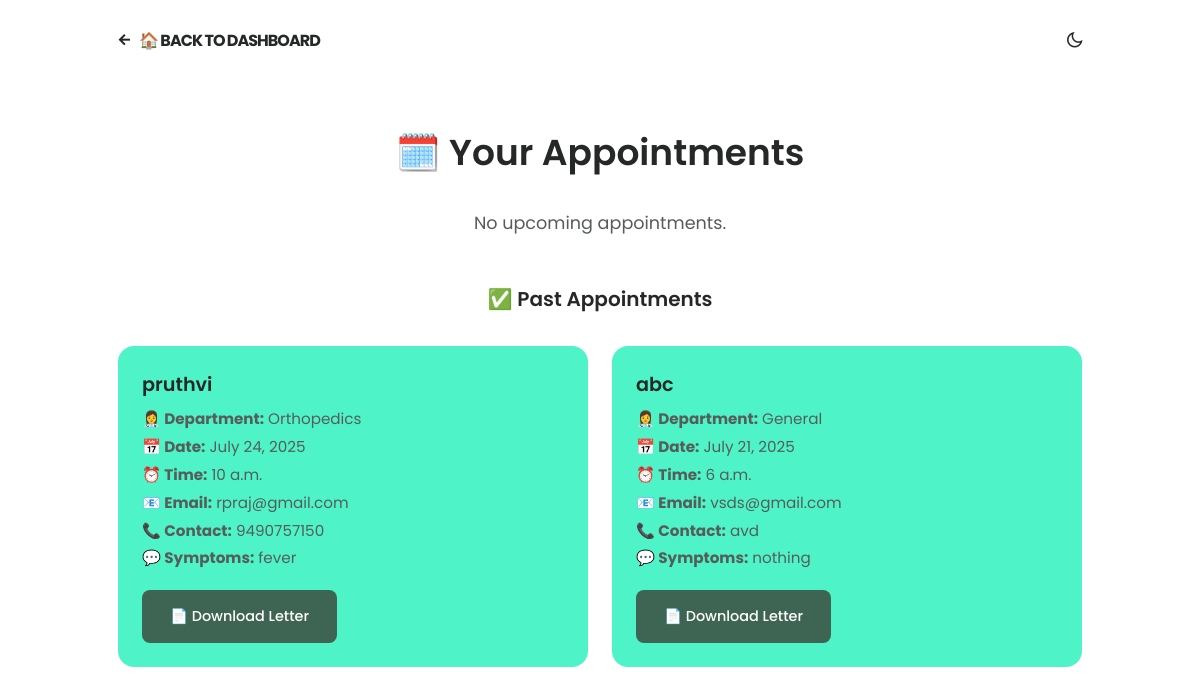
Screenshot of /your_appointments_view (signed in) with the database file from the repository.
### booking/models.py (models this page shows, shortened)
class Appointment(models.Model):
    user = models.ForeignKey(User, on_delete=models.CASCADE, related_name='appointments')
    full_name = models.CharField(max_length=100, default="abc")
    email = models.EmailField()
    contact = models.CharField(max_length=15, default="avd")
    date = models.DateField()
    time = models.TimeField()
    department = models.CharField(max_length=100, default="General")
    symptoms = models.TextField(blank=True,max_length=100)

### booking/views.py (the view)
# urls.py: path('your_appointments_view', views.your_appointments_view, name='your_appointments_view'),
@login_required(login_url='/patient_login/')
def your_appointments_view(request):
    today = now().date()
    current_time = now().time()
    upcoming_appointments = Appointment.objects.filter(
        user=request.user
    ).filter(
        date__gt=today  #date__gt -> date greater than
    ) | Appointment.objects.filter(
        user=request.user,
        date=today,
        time__gte=current_time
    )
    completed_appointments = Appointment.objects.filter(
        user=request.user,
        date__lt=today
    ) | Appointment.objects.filter(
        user=request.user,
        date=today,
        time__lt=current_time
    )
    upcoming_appointments = upcoming_appointments.order_by('date', 'time')
    completed_appointments = completed_appointments.order_by('-date', '-time')
    return render(request, 'your_appointments.html', {
        'upcoming_appointments': upcoming_appointments,
        'completed_appointments': completed_appointments,
    })

### templates/your_appointments.html (shortened to what this page needs)
{% load static %}
<!DOCTYPE html>
<html lang="en">
<head>
  <link href="https://cdn.jsdelivr.net/npm/remixicon@2.5.0/fonts/remixicon.css" rel="stylesheet" />
  <link rel="stylesheet" href="{% static 'css/styles.css' %}" />
</head>
<body>
  <header class="header" id="header">
    <nav class="nav container">
      <a href="{% url 'patient_dashboard' %}" class="nav__logo">
        <i class="ri-arrow-left-line"></i> 🏠 Back to Dashboard
      </a>
      <div class="nav__btns">
        <i class="ri-moon-line change-theme" id="theme-button"></i>
      </div>
    </nav>
  </header>
  <main class="section container">
    <h2 class="section__title-center">🗓️ Your Appointments</h2>
    {% if upcoming_appointments %}
      <h3 class="section__subtitle">🔜 Upcoming Appointments</h3>
      <div class="appointments__grid">
        {% for app in upcoming_appointments %}
          <div class="appointment__card">
            <h3>{{ app.full_name }}</h3>
            <p><strong>👩‍⚕️ Department:</strong> {{ app.department }}</p>
            <p><strong>📅 Date:</strong> {{ app.date }}</p>
            <p><strong>⏰ Time:</strong> {{ app.time }}</p>
            <p><strong>📧 Email:</strong> {{ app.email }}</p>
            <p><strong>📞 Contact:</strong> {{ app.contact }}</p>
            <p><strong>💬 Symptoms:</strong> {{ app.symptoms }}</p>
            <a href="{% url 'appointment_letter' appointment_id=app.id %}" class="button button--flex">
              📄 View Appointment Letter
            </a>
          </div>
        {% endfor %}
      </div>
    {% else %}
      <p class="no-appointments">No upcoming appointments.</p>
    {% endif %}
    {% if completed_appointments %}
      <h3 class="section__subtitle">✅ Past Appointments</h3>
      <div class="appointments__grid">
        {% for app in completed_appointments %}
          <div class="appointment__card">
            <h3>{{ app.full_name }}</h3>
            <p><strong>👩‍⚕️ Department:</strong> {{ app.department }}</p>
            <p><strong>📅 Date:</strong> {{ app.date }}</p>
            <p><strong>⏰ Time:</strong> {{ app.time }}</p>
            <p><strong>📧 Email:</strong> {{ app.email }}</p>
            <p><strong>📞 Contact:</strong> {{ app.contact }}</p>
            <p><strong>💬 Symptoms:</strong> {{ app.symptoms }}</p>
            <a href="{% url 'appointment_letter' appointment_id=app.id %}" class="button button--flex">
              📄 Download Letter
            </a>
          </div>
        {% endfor %}
      </div>
    {% else %}
      <p class="no-appointments">No Past appointments.</p>
    {% endif %}
  </main>
</body>
</html>

### static/css/styles.css (style rules this page uses)
:root { --header-height: 3.5rem; --hue: 152; --first-color: hsl(var(--hue), 24%, 32%); --first-color-alt: hsl(var(--hue), 24%, 28%); --first-color-light: hsl(var(--hue), 24%, 66%); --first-color-lighten: hsl(var(--hue), 24%, 92%); --title-color: hsl(var(--hue), 4%, 15%); --text-color: hsl(var(--hue), 4%, 35%); --text-color-light: hsl(var(--hue), 4%, 55%); --body-color: hsl(var(--hue), 0%, 100%); --container-color:#4ef4c8; --body-font: 'Poppins', sans-serif; --big-font-size: 2rem; --h1-font-size: 1.5rem; --h2-font-size: 1.25rem; --h3-font-size: 1rem; --normal-font-size: .938rem; --small-font-size: .813rem; --smaller-font-size: .75rem; --font-medium: 500; --font-semi-bold: 600; --mb-0-5: .5rem; --mb-0-75: .75rem; --mb-1: 1rem; --mb-1-5: 1.5rem; --mb-2: 2rem; --mb-2-5: 2.5rem; --z-tooltip: 10; --z-fixed: 100; }
@media screen and (min-width: 968px) { :root { --big-font-size: 3.5rem; --h1-font-size: 2.25rem; --h2-font-size: 1.5rem; --h3-font-size: 1.25rem; --normal-font-size: 1rem; --small-font-size: .875rem; --smaller-font-size: .813rem; } }
* { box-sizing: border-box; padding: 0; margin: 0; }
html { scroll-behavior: smooth; }
body, button, input, textarea { font-family: var(--body-font); font-size: var(--normal-font-size); }
body { margin: var(--header-height) 0 0 0; background-color: var(--body-color); color: var(--text-color); transition: .4s; }
h1,h2,h3 { color: var(--title-color); font-weight: var(--font-semi-bold); }
a { text-decoration: none; }
.change-theme { color: var(--title-color); font-size: 1.15rem; cursor: pointer; }
.nav__btns { display: inline-flex; align-items: center; column-gap: 1rem; }
.section { padding: 5.5rem 0 1rem; }
.section__title, .section__title-center { font-size: var(--h2-font-size); margin-bottom: var(--mb-2); line-height: 140%; }
.section__title-center { text-align: center; }
.container { max-width: 968px; margin-left: var(--mb-1-5); margin-right: var(--mb-1-5); }
.header { width: 100%; background-color: var(--body-color); position: fixed; top: 0; left: 0; z-index: var(--z-fixed); transition: .4s; }
.nav { height: var(--header-height); display: flex; justify-content: space-between; align-items: center; }
.nav__logo, .nav__toggle, .nav__close { color: var(--title-color); }
.nav__logo { text-transform: uppercase; font-weight: 700; letter-spacing: -1px; display: inline-flex; align-items: center; column-gap: .5rem; transition: .3s; }
.button { display: inline-block; background-color: var(--first-color); color: #FFF; padding: 1rem 1.75rem; border-radius: .5rem; font-weight: var(--font-medium); transition: .3s; }
.button--flex { display: inline-flex; align-items: center; column-gap: .5rem; }
@media screen and (min-width: 767px) { body { margin: 0; } }
@media screen and (min-width: 767px) { .nav { height: calc(var(--header-height) + 1.5rem); column-gap: 3rem; } }
@media screen and (min-width: 992px) { .container { margin-left: auto; margin-right: auto; } }
@media screen and (min-width: 992px) { .section { padding: 8rem 0 1rem; } }
@media screen and (min-width: 992px) { .section__title, .section__title-center { font-size: var(--h1-font-size); } }

### templates/your_appointments.html (style rules this page uses)
.appointments__grid { display: flex; flex-wrap: wrap; justify-content: center; gap: 1.5rem; margin-top: 2rem; }
.appointment__card { width: 470px; background-color: var(--container-color); border-radius: 1rem; box-shadow: var(--box-shadow); padding: 1.5rem; transition: transform 0.2s; }
.appointment__card h3 { margin-bottom: 0.5rem; font-size: 1.2rem; }
.appointment__card p { margin: 0.3rem 0; font-size: 0.95rem; }
.appointment__card a.button { margin-top: 1rem; display: inline-block; font-size: 0.9rem; }
.section__subtitle { text-align: center; font-size: 1.25rem; font-weight: 600; margin-top: 3rem; color: var(--title-color); }
.no-appointments { text-align: center; font-size: 1.1rem; margin-top: 2rem; }

### rows the page displays
Appointment: full_name "pruthvi", department "Orthopedics", date "July 24, 2025", time "10 a.m.", email "rpraj@gmail.com", contact "9490757150", symptoms "fever"
Appointment: full_name "abc", department "General", date "July 21, 2025", time "6 a.m.", email "vsds@gmail.com", contact "avd", symptoms "nothing"
